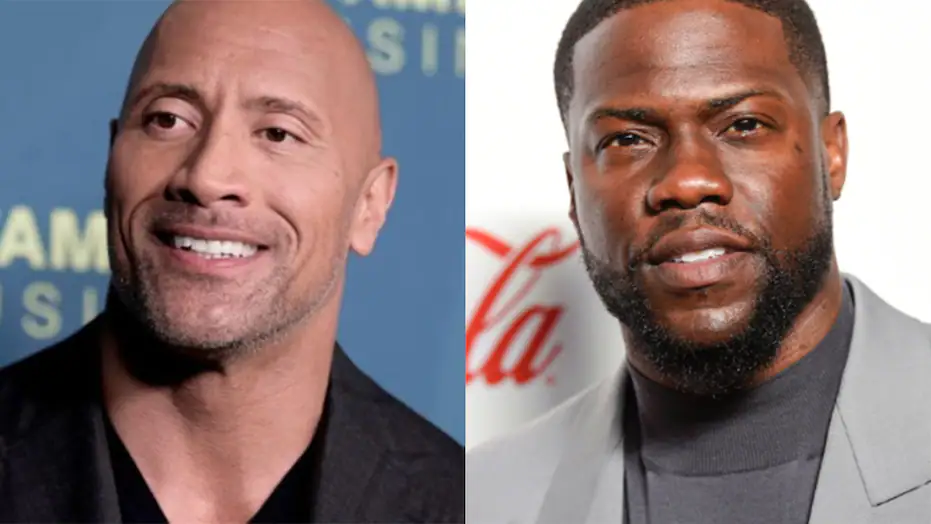
#> input picture images/rockandkevin.png, 931 x 524 px
$ python facedetector.py
#> lines starting #> are read from the running program, lines starting #| are printed output that depends on the picture; after the words box and inside, x2 and y2 are one past the last pixel; in counts of white or black regions, pixels touching at a corner belong together
# Importing Libraries For the Project
import cv2
import sys
from random import randrange
from tkinter import *
from tkinter import ttk, filedialog
from PIL import Image, ImageTk
import numpy as np

# STEPS
# 1. MAKE A CLASSIFIER
# 2. CHOOSE THE SOURCE OF IMAGE TO DETECT THE FACE IN. Ex- images, webcam
# 3. CONVERT THE IMAGE TO GRAY SCALE
# 4. PASS THE GRAY IMAGE TO THE HAAR CASCADE ALGORITHM
# 5. GET THE TOP LEFT COORDS AND THE WIDTH AND THE HEIGHT OF THE RECTANGLE
# 6. USE THE RECTANGLE FUNCTION TO DRAW A RECTANGLE USING THE COORDS, WIDTH, AND HEIGHT
# 7. DISPLAY THE WINDOW
# 8. USE THE WAITKEY() FUNCTION TO PAUSE THE EXECUTION OF THE CODE SO THAT WINDOW REMAINS OPEN

# ALGORITHM EXPLAINATION
# Chain of events funneling down to where there is a face.
# Haar features - aka rudimentary building blocks
# Training the data - Supervised learning
#   Positive and negative images.in simple terms, they are just labels. example - faces and non  faces

# this loads some pre-trianed data on face frontals from opencv github repo (haar cascade algorithm)
# CascadeClassifier function is called to make a classifier. According to the vid, a classifier is used to classify an object. Eg - face
trained_faced_data = cv2.CascadeClassifier(
    './haarcascade_frontalface_default.xml')

# choose the image to detect the face in
img = cv2.imread('./images/rockandkevin.png')
#> img is the input picture: shape (524, 931, 3); mean B, G, R 121.2, 120.9, 138

# the next line converts the img to a grayscale image
grayscaled_img = cv2.cvtColor(img, cv2.COLOR_BGRA2GRAY)
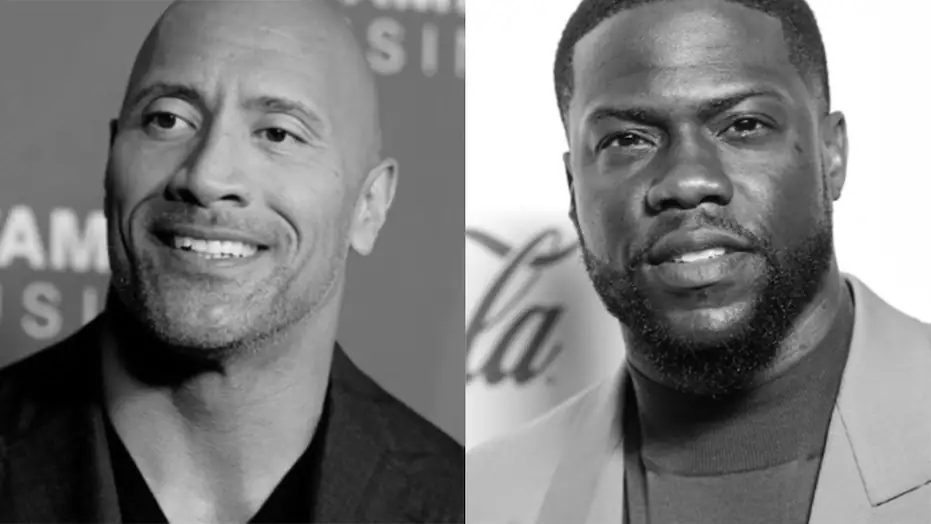
#> grayscaled_img: shape (524, 931); min 0, max 255, mean 126

# passing the image to the haar cascade algorithm
# The classifier detects the face regardless of the scale of the image
face_coordinates = trained_faced_data.detectMultiScale(grayscaled_img)
#> face_coordinates = [[551, 20, 278, 278], [88, 17, 286, 286]]

# this line prints the top left corner and both right corner coords of the face
print(face_coordinates)
#| [[551  20 278 278]
#|  [ 88  17 286 286]]

# the following lines loops over the list inside the face_coordinate and unpack the top left and the width and height of the rectangle
for cell in face_coordinates:  # this code is used to draw rectangles around multiple faces

    x1, y1, width, height = cell
    # opencv color format is bgr instead of rgb. '2' here is the thickness of the rectangle
    cv2.rectangle(img, (x1, y1), (x1 + width, y1 + height),
                  (0, randrange(256), 0), 2)

    cv2.putText(img, "TESTING TEXT", (x1, y1 + height + 100),
                cv2.FONT_HERSHEY_SIMPLEX, 1, (255, 0, 0), 2, cv2.LINE_AA)
#> this loop made 2 passes
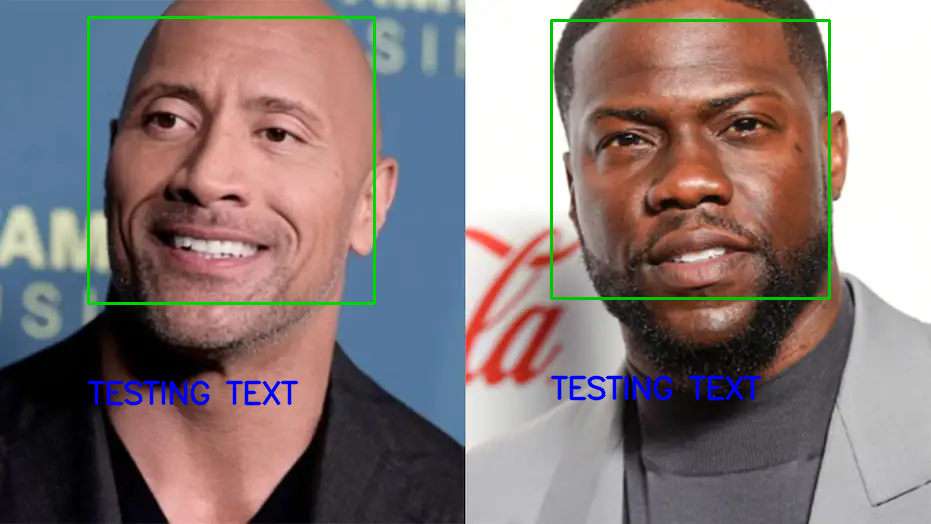
#> img: shape (524, 931, 3); 2.45% of pixels changed, all inside (x1, y1, x2, y2) = (87, 16, 831, 406)

# Alternative method to get the coords, width and height
# (x1, y1, width, height) = face_coordinates[0]


# the following line prompts the display
new_img = cv2.resize(img, (640, 480))  # resized the size of the window
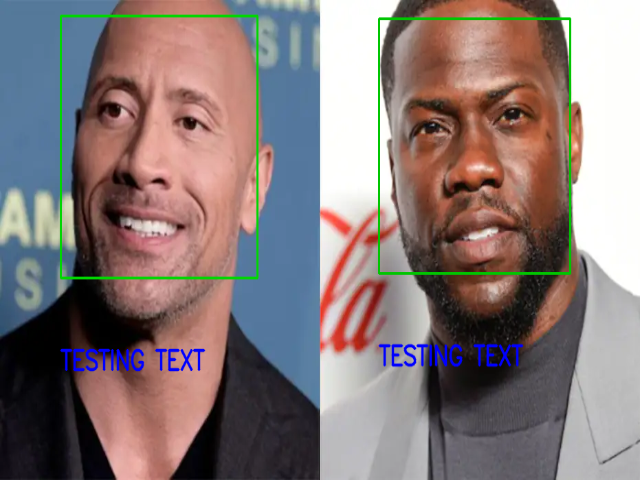
#> new_img: shape (480, 640, 3); mean B, G, R 120.7, 121.3, 135.1
cv2.imshow("Frontal face detector", new_img)


# this line pauses the execution of the code until the specific key is pressed
cv2.waitKey()  # without this line, the prompt window will close instantly


print("Code has successfully completed!")

$ run again, with images/robert.png copied over images/rockandkevin.png
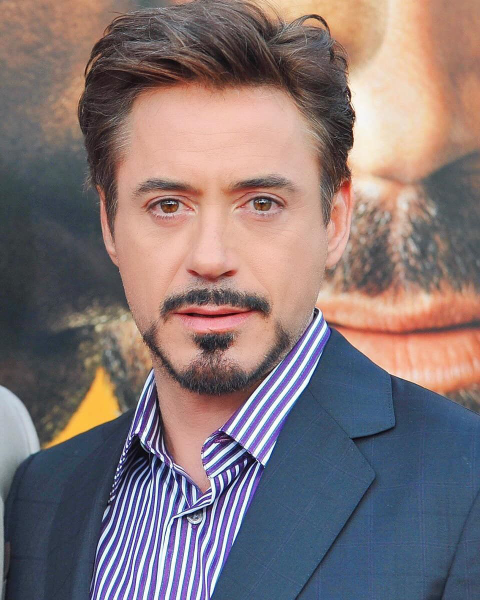
#> input picture images/robert.png, 960 x 1200 px (shown at 1/2 size)
#> img is the input picture: shape (1200, 960, 3); mean B, G, R 118.1, 116.4, 131.9
#> `grayscaled_img = cv2.cvtColor(img, cv2.COLOR_BGRA2GRAY)`:
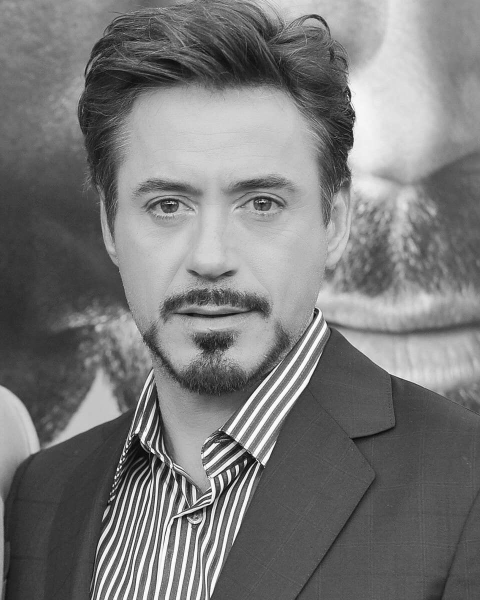
#> grayscaled_img: shape (1200, 960) (shown at 1/2 size); min 1, max 255, mean 121.2
#> face_coordinates = [[140, 182, 577, 577]]
#| [[140 182 577 577]]
#> the loop `for cell in face_coordinates:` made 1 pass
#> `new_img = cv2.resize(img, (640, 480))`:
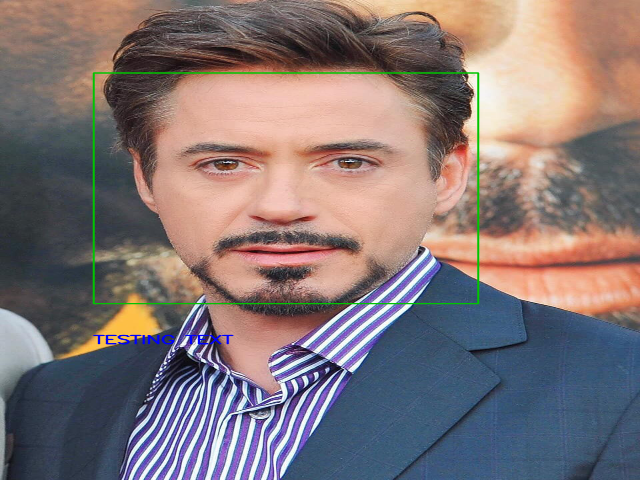
#> new_img: shape (480, 640, 3); mean B, G, R 117.6, 116.7, 130.7

$ run again, with images/therock.png copied over images/rockandkevin.png
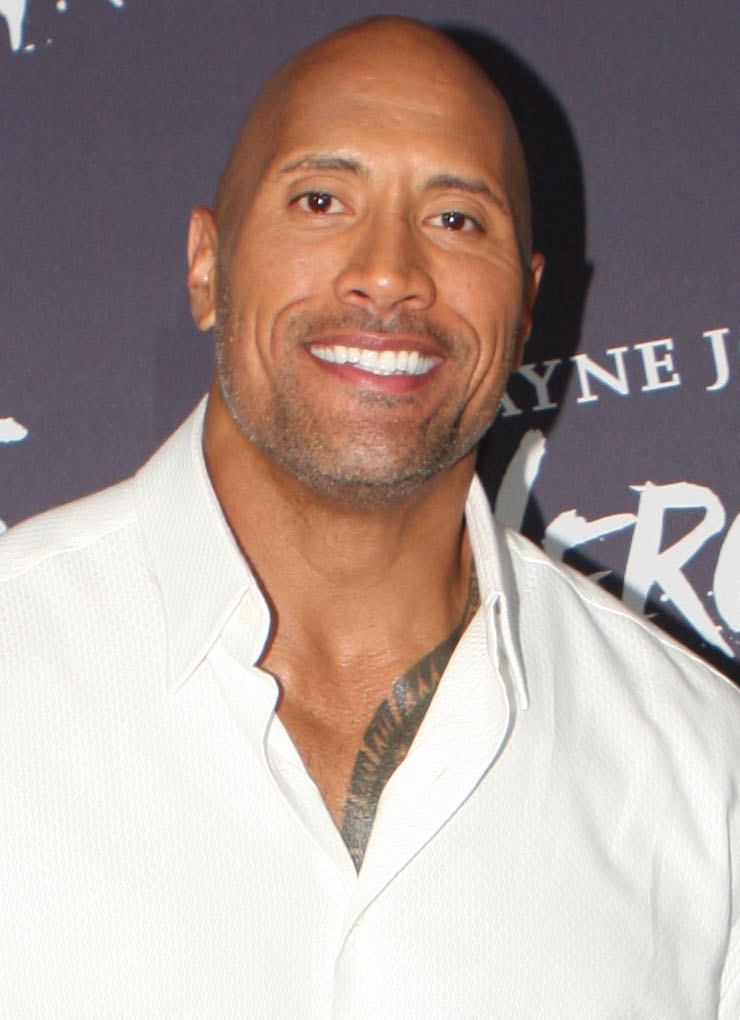
#> input picture images/therock.png, 740 x 1020 px
#> img is the input picture: shape (1020, 740, 3); mean B, G, R 150.5, 156.4, 173.1
#> face_coordinates = [[198, 69, 372, 372]]
#| [[198  69 372 372]]
#> the loop `for cell in face_coordinates:` made 1 pass
#> after the loop `for cell in face_coordinates:`:
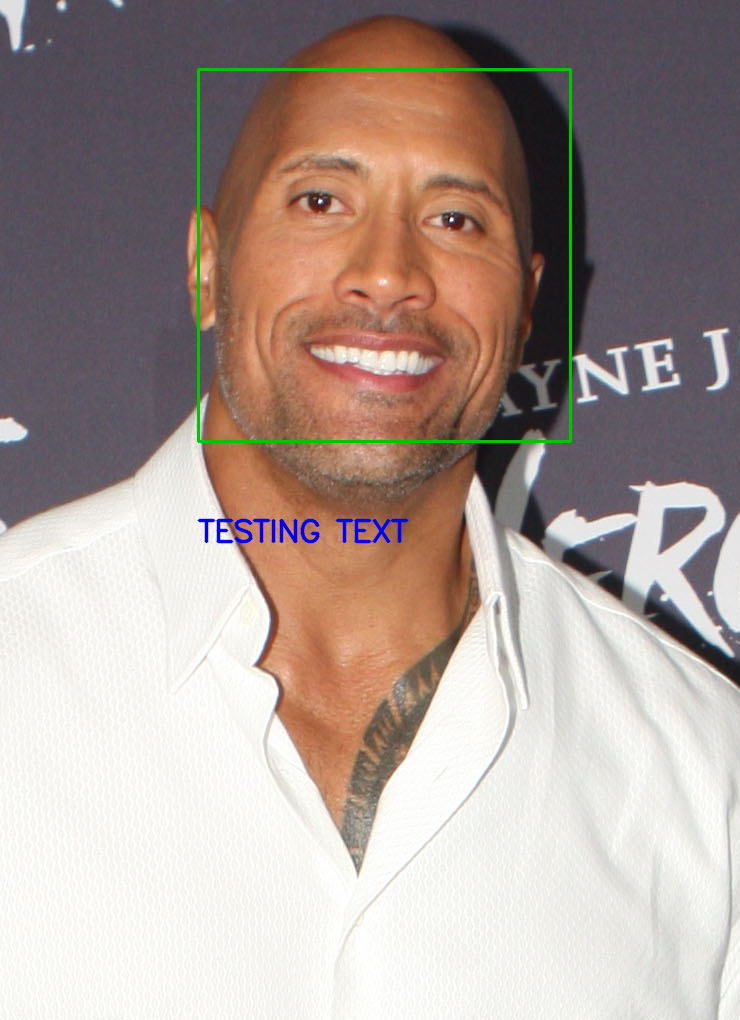
#> img: shape (1020, 740, 3); 0.93% of pixels changed, all inside (x1, y1, x2, y2) = (197, 68, 572, 544)
#> `new_img = cv2.resize(img, (640, 480))`:
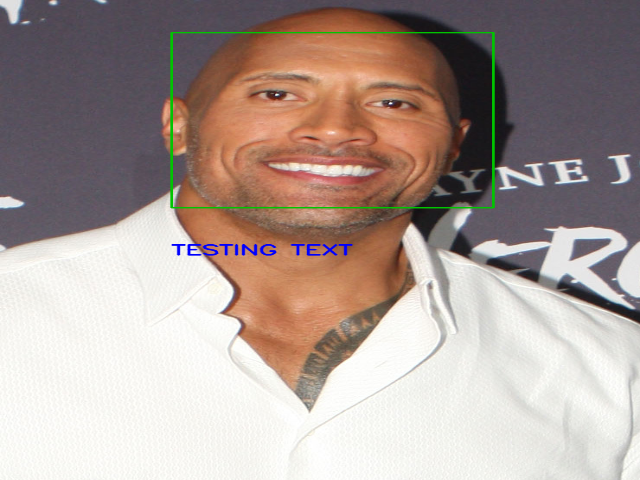
#> new_img: shape (480, 640, 3); mean B, G, R 150.3, 156.6, 171.9
